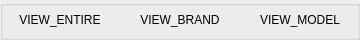
     <widget class="QGroupBox" name="groupBox_0">
      <property name="geometry">
       <rect>
        <x>20</x>
        <y>0</y>
        <width>360</width>
        <height>40</height>
       </rect>
      </property>
      <property name="title">
       <string/>
      </property>
      <property name="flat">
       <bool>true</bool>
      </property>
      <property name="checkable">
       <bool>false</bool>
      </property>
      <widget class="QToolButton" name="toolButton_ventire">
       <property name="geometry">
        <rect>
         <x>0</x>
         <y>0</y>
         <width>120</width>
         <height>40</height>
        </rect>
       </property>
       <property name="font">
        <font>
         <bold>false</bold>
        </font>
       </property>
       <property name="styleSheet">
        <string notr="true">background-color:rgb(0,0,0,0);</string>
       </property>
       <property name="text">
        <string>VIEW_ENTIRE</string>
       </property>
       <property name="checkable">
        <bool>false</bool>
       </property>
       <property name="checked">
        <bool>false</bool>
       </property>
       <property name="autoRaise">
        <bool>true</bool>
       </property>
      </widget>
      <widget class="QToolButton" name="toolButton_vbrand">
       <property name="geometry">
        <rect>
         <x>120</x>
         <y>0</y>
         <width>120</width>
         <height>40</height>
        </rect>
       </property>
       <property name="styleSheet">
        <string notr="true">background-color:rgb(0,0,0,0);</string>
       </property>
       <property name="text">
        <string>VIEW_BRAND</string>
       </property>
       <property name="checkable">
        <bool>false</bool>
       </property>
       <property name="autoRaise">
        <bool>true</bool>
       </property>
      </widget>
      <widget class="QToolButton" name="toolButton_vmodel">
       <property name="geometry">
        <rect>
         <x>240</x>
         <y>0</y>
         <width>120</width>
         <height>40</height>
        </rect>
       </property>
       <property name="styleSheet">
        <string notr="true">background-color:rgb(0,0,0,0);</string>
       </property>
       <property name="text">
        <string>VIEW_MODEL</string>
       </property>
       <property name="checkable">
        <bool>false</bool>
       </property>
       <property name="autoRaise">
        <bool>true</bool>
       </property>
      </widget>
     </widget>
